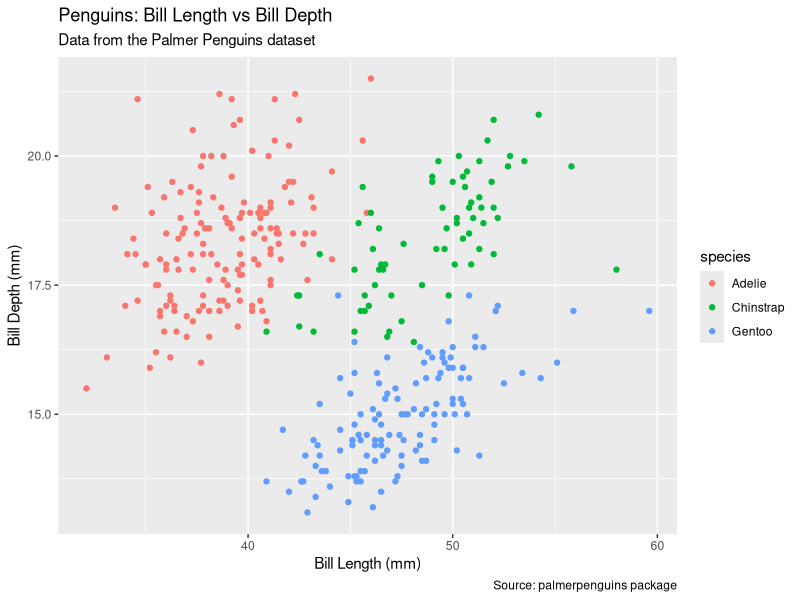
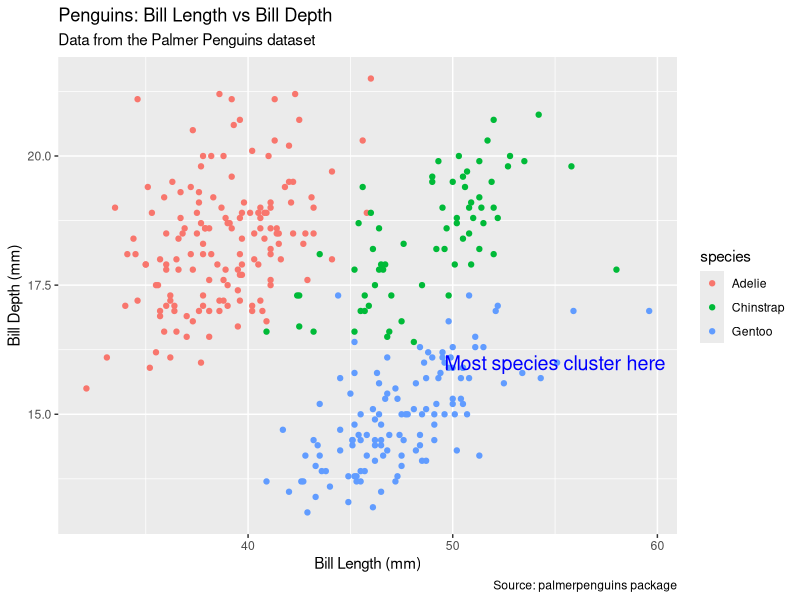

These figures' R source, in order:
library(tidyverse)
library(ggplot2)
library(dplyr)
library(palmerpenguins)
view(penguins)
#Basic scatter plot with labels
plot<-ggplot(penguins, aes(bill_length_mm, bill_depth_mm,color=species)) +
  geom_point() +
  labs(
    title = "Penguins: Bill Length vs Bill Depth",
    subtitle = "Data from the Palmer Penguins dataset",
    x = "Bill Length (mm)",
    y = "Bill Depth (mm)",
    caption = "Source: palmerpenguins package"
  )
plot

#Add annotation text to highlight something
plot+  annotate(
  "text",
  x = 55, y = 16,
  label = "Most species cluster here",
  color = "blue", size = 5
)